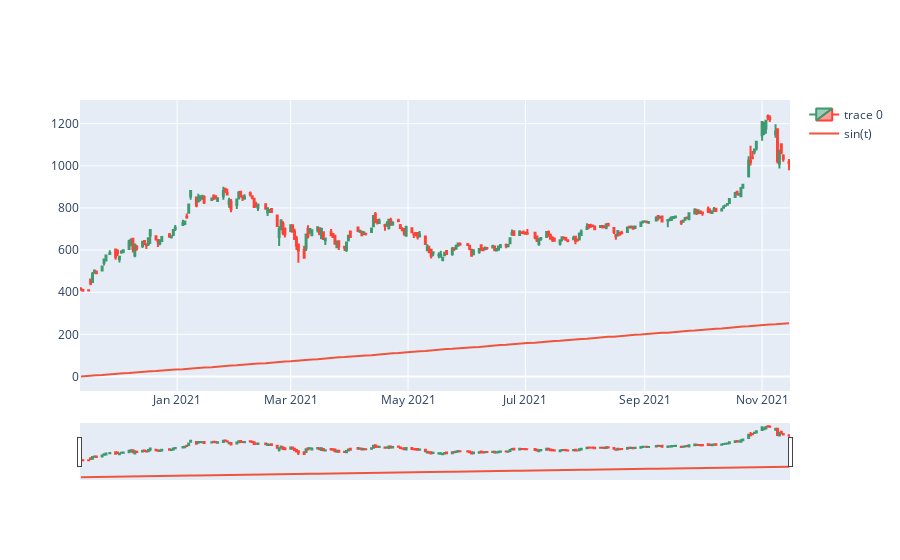

The notebook cell this image was saved under:
### Code cell
import numpy as np
import pandas
import pprint
import yfinance as yf
from matplotlib import pyplot as plt
import plotly.graph_objects as go
import nest_asyncio
import twint

# twint fix via "https://github.com/twintproject/twint/issues/1242"
nest_asyncio.apply()

tweets = []

c = twint.Config()
c.Username = "elonmusk"
c.Search = "tesla"
c.Since = "2020-11-12"
c.Until = "2021-11-19"
c.Pandas = True

# Run
twint.run.Search(c)
Tweets_df = twint.storage.panda.Tweets_df
Tweets_df.info()

teslaData = yf.Ticker('TSLA')
old = teslaData.history(start="2020-11-12", end="2021-11-16")
old.head()

old = old.reset_index()

for i in ['Open', 'High', 'Close', 'Low']:
    old[i] = old[i].astype('float64')

fig = go.Figure(data=[go.Candlestick(x=old['Date'],
    open=old['Open'],
    high=old['High'],
    low=old['Low'],
    close=old['Close'])])
fig.add_trace(go.Scatter(x=old['Date'], name='sin(t)'))
fig.update_layout(hovermode='x unified')

fig.show()

### Figure 1 — Plotly figure (JSON) as saved in the notebook; plotly's stock layout.template omitted (floating-point values rounded to 4 significant figures; data arrays with more than 128 entries replaced by an {"elided": "..."} marker saying what was removed)
{"data": [{"close": {"elided": "254 float values"}, "high": {"elided": "254 float values"}, "low": {"elided": "254 float values"}, "open": {"elided": "254 float values"}, "type": "candlestick", "x": {"elided": "254 str values"}}, {"name": "sin(t)", "type": "scatter", "x": {"elided": "254 str values"}}], "layout": {"hovermode": "x unified"}}
